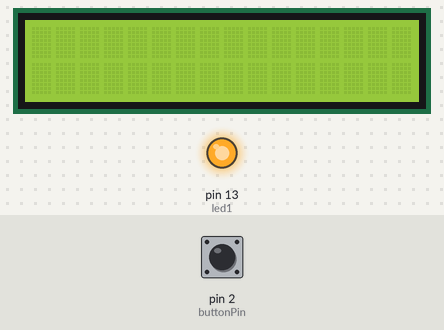
The sketch below on a simulated Arduino Uno, built with avr-gcc and run on an emulated ATmega328P. Parts: 16×2 character LCD, output pins drawn as LEDs (lit = HIGH). The inputs (shaded band) are chosen by the test bench; at power-on: pin 2 (buttonPin) LOW. What the sketch prints to the serial monitor is not drawn.

Above: at 1.2 s.
1.3 s: pin 2 (buttonPin) pulled HIGH for 0.15 s
At 1.9 s:
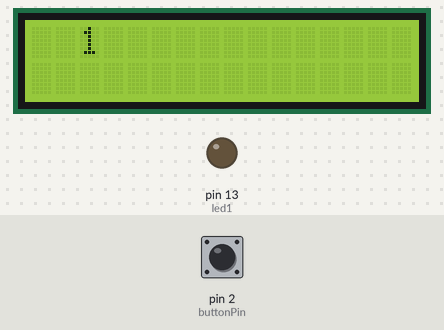
2.9 s: pin 2 (buttonPin) pulled HIGH for 1 s
At 4.3 s:
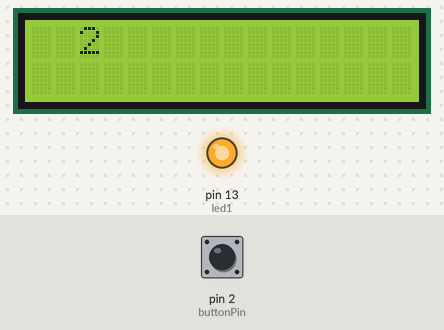
5.4 s: pin 2 (buttonPin) pulled HIGH for 0.15 s
At 6.3 s:
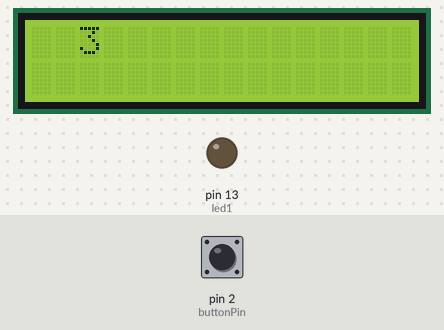
7.0 s: pin 2 (buttonPin) pulled HIGH for 1 s
At 7.5 s:
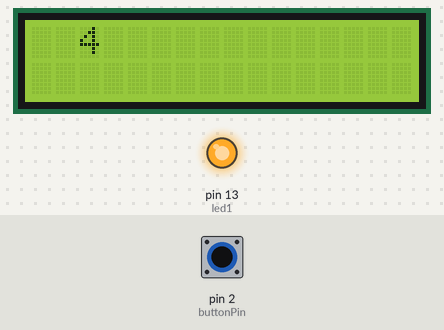
Timing chart, 0 to 10.0 s (numbered marks = the images above; inputs shaded):
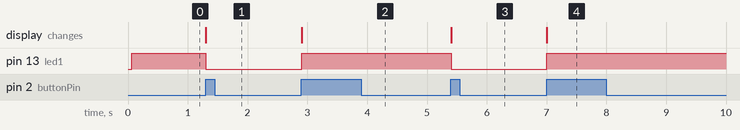

The sketch:

Tap_Module.ino
```cpp
#include <LiquidCrystal_I2C.h>
LiquidCrystal_I2C lcd(0x27,16,2);
const int  buttonPin = 2;    // the pin that the pushbutton is attached to
const int led1 = 13;
//const int led2 = 11;
//const int led3 = 10;
//const int led4 = 9;
// the pin that the LED is attached to
// Variables will change:
int buttonCounter = 0;
int buttonState = 0;         // current state of the button
int lastButtonState = 0;     // previous state of the button
void setup() {
 // initialize the button pin as a input:
 pinMode(buttonPin, INPUT);
 // initialize the LED as an output:
 pinMode(led1, OUTPUT);
 //pinMode(led2,OUTPUT);
 //pinMode(led3,OUTPUT);
 //pinMode(led4,OUTPUT);
 // initialize serial communication:
 Serial.begin(9600);
  lcd.init();
  lcd.backlight();
}
void loop() {
 buttonState = digitalRead(buttonPin);
 // compare the buttonState to its previous state
 if (buttonState != lastButtonState) {
   // if the state has changed, increment the counter
   if (buttonState == HIGH) {
     // if the current state is HIGH then the button
     // wend from off to on:
     buttonCounter++;
     lcd.setCursor(2,0);
     lcd.print(buttonCounter);
     Serial.println("on");
     Serial.print("number of button pushes:  ");
     Serial.println(buttonCounter);
   }
   else {
     // if the current state is LOW then the button
     // wend from on to off:
     Serial.println("off");
   }
 }
 // save the current state as the last state,
 //for next time through the loop
 lastButtonState = buttonState;
 // turns on the LED every four button pushes by
 // checking the modulo of the button push counter.
 // the modulo function gives you the remainder of
 // the division of two numbers:
 if (buttonCounter % 2 == 0) {
   digitalWrite(led1, HIGH);
   //digitalWrite(led2, HIGH);
   //digitalWrite(led3, HIGH);
   //digitalWrite(led4, HIGH);
 } else {
  digitalWrite(led1, LOW);
  //digitalWrite(led2, LOW);
  //digitalWrite(led3, LOW);
  //digitalWrite(led4, LOW);
 }
}
```

Measured:
- after the input at 1.3 s, pin 13 (led1): HIGH → LOW at once; the display: changes at once (image 1)
- after the input at 2.9 s, pin 13 (led1): LOW → HIGH at once; the display: changes at once (image 2)
- after the input at 5.4 s, pin 13 (led1): HIGH → LOW at once; the display: changes at once (image 3)
- after the input at 7.0 s, pin 13 (led1): LOW → HIGH at once; the display: changes at once (image 4)
